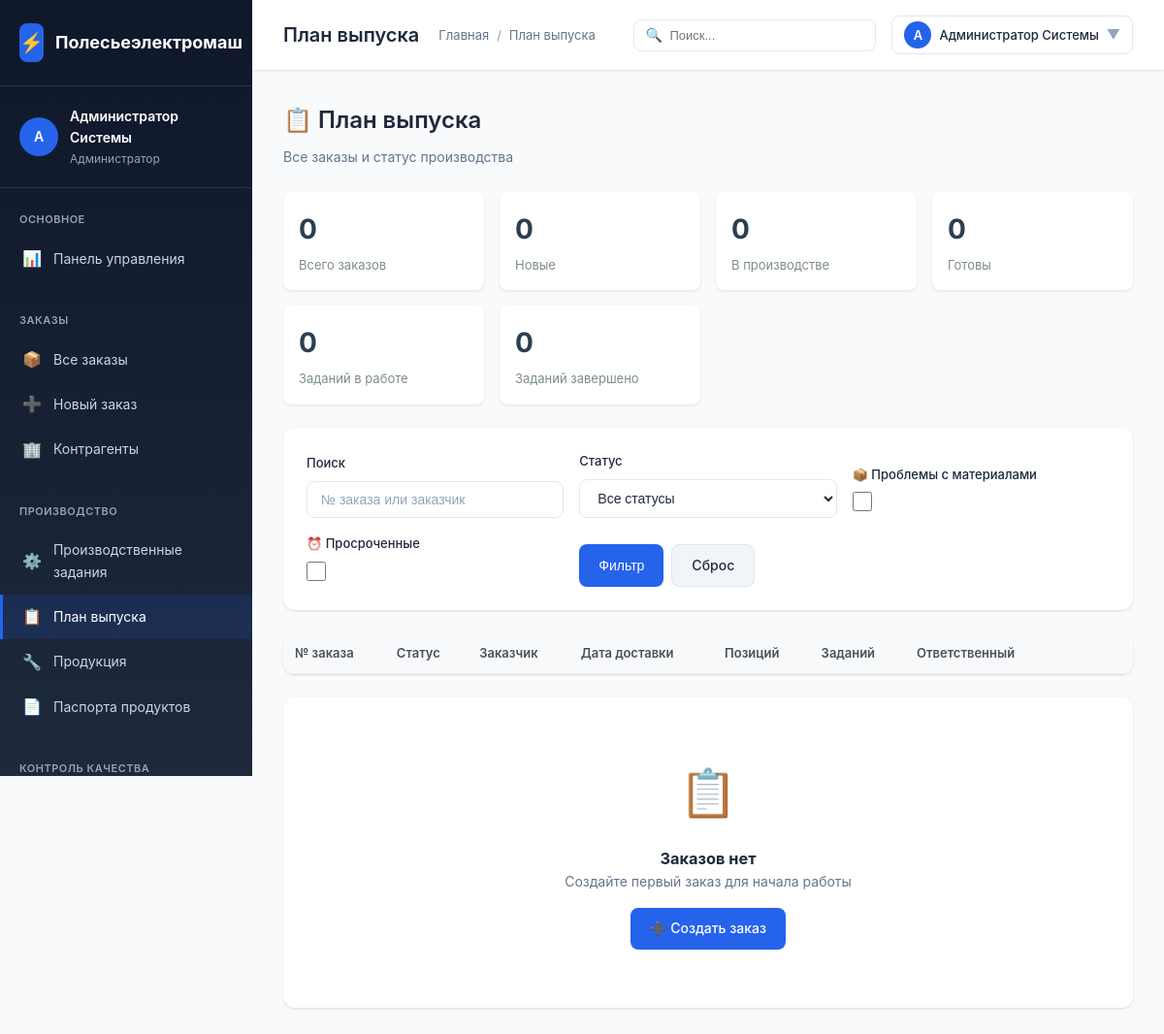
The app's page /polesie/modules/production/plan.php (signed in) with its own data.
### tables this page shows
CREATE TABLE `users` (
  `id` INT AUTO_INCREMENT PRIMARY KEY,
  `username` VARCHAR(50) NOT NULL UNIQUE,
  `password_hash` VARCHAR(255) NOT NULL,
  `full_name` VARCHAR(100) NOT NULL,
  `email` VARCHAR(100),
  `role_id` INT,
  `is_active` BOOLEAN DEFAULT TRUE,
  `created_at` TIMESTAMP DEFAULT CURRENT_TIMESTAMP,
  CONSTRAINT `fk_users_role` FOREIGN KEY (`role_id`) REFERENCES `user_roles`(`id`) ON DELETE SET NULL
);

CREATE TABLE `user_roles` (
  `id` INT AUTO_INCREMENT PRIMARY KEY,
  `name` VARCHAR(100) NOT NULL,
  `code` VARCHAR(50) NOT NULL UNIQUE,
  `description` TEXT,
  `permissions` JSON
);

### polesie/config/config.php (called while the page is built, shortened)
<?php
function getDbConnection() {
    static $pdo = null;
    if ($pdo === null) {
        try {
            $dsn = "mysql:host=" . DB_HOST . ";dbname=" . DB_NAME . ";charset=" . DB_CHARSET;
            $options = [
                PDO::ATTR_ERRMODE => PDO::ERRMODE_EXCEPTION,
                PDO::ATTR_DEFAULT_FETCH_MODE => PDO::FETCH_ASSOC,
                PDO::ATTR_EMULATE_PREPARES => false,
            ];
            $pdo = new PDO($dsn, DB_USER, DB_PASS, $options);
        } catch (PDOException $e) {
            die("Ошибка подключения к базе данных: " . $e->getMessage());
        }
    }
    return $pdo;
}
function e($string) {
    return htmlspecialchars($string ?? '', ENT_QUOTES, 'UTF-8');
}
function getCurrentUser() {
    static $user = null;
    if ($user === null) {
        $pdo = getDbConnection();
        $stmt = $pdo->prepare("
            SELECT u.*, r.code as role_code, r.name as role_name
            FROM users u
            JOIN user_roles r ON u.role_id = r.id
            WHERE u.id = ? AND u.is_active = TRUE
        ");
        $stmt->execute([$_SESSION['user_id']]);
        $user = $stmt->fetch();
    }
    return $user;
}
function asset($path) {
    $path = ltrim($path, '/');
    return APP_URL . '/' . $path;
}
function pageUrl($path) {
    $path = ltrim($path, '/');
    return APP_URL . '/' . $path;
}

### polesie/modules/production/plan.php (the view, shortened to what this page needs)
<?php
require_once __DIR__ . '/../../config/config.php';
$user = getCurrentUser();
$pdo = getDbConnection();
$pageTitle = 'План выпуска';
$search = $_GET['search'] ?? '';
$materialIssueFilter = isset($_GET['material_issues']) ? true : false;
$overdueFilter = isset($_GET['overdue']) ? true : false;
$whereConditions = [];
$params = [];
$whereClause = !empty($whereConditions) ? "WHERE " . implode(" AND ", $whereConditions) : "";
$ordersQuery = "
    SELECT o.*, c.name as contractor_name, u.full_name as responsible_name,
        CASE o.status
            WHEN 'new' THEN 'Новый'
            WHEN 'processing' THEN 'В работе'
            WHEN 'ready' THEN 'Готов'
            WHEN 'shipped' THEN 'Отгружен'
            WHEN 'cancelled' THEN 'Отменен'
            ELSE o.status
        END as status_name,
        CASE o.status
            WHEN 'new' THEN '#3498db'
            WHEN 'processing' THEN '#f39c12'
            WHEN 'ready' THEN '#27ae60'
            WHEN 'shipped' THEN '#9b59b6'
            WHEN 'cancelled' THEN '#e74c3c'
            ELSE '#95a5a6'
        END as status_color,
        DATEDIFF(o.delivery_date, CURDATE()) as days_until_delivery,
        (SELECT COUNT(*) FROM order_items WHERE order_id = o.id) as items_count,
        (SELECT COUNT(*) FROM production_tasks WHERE order_id = o.id) as tasks_count,
        (SELECT GROUP_CONCAT(DISTINCT pt.status SEPARATOR ',') FROM production_tasks pt WHERE pt.order_id = o.id) as tasks_statuses
    FROM orders o
    LEFT JOIN contractors c ON o.customer_id = c.id
    LEFT JOIN users u ON o.responsible_user_id = u.id
    $whereClause
    ORDER BY
        CASE WHEN o.delivery_date < CURDATE() THEN 0 ELSE 1 END,
        o.delivery_date ASC,
        o.created_at DESC
";
$stmt = $pdo->prepare($ordersQuery);
$stmt->execute($params);
$allOrders = $stmt->fetchAll();
$orders = [];
if (!$materialIssueFilter && !$overdueFilter) {
    $orders = $allOrders;
}
$stats = [
    'total_orders' => count($orders),
    'new_orders' => 0,
    'in_production' => 0,
    'ready' => 0,
    'total_tasks' => 0,
    'tasks_in_progress' => 0,
    'tasks_completed' => 0
];
?>
<!DOCTYPE html>
<html lang="ru">
<head>
    <link rel="stylesheet" href="<?= asset('assets/css/style.css') ?>">
</head>
<body>
    <div class="app-container">
        <?php require_once BASE_PATH . '/includes/sidebar.php'; ?>
        <div class="main-content">
            <?php require_once BASE_PATH . '/includes/topbar.php'; ?>
            <div class="content-area">
                <div class="plan-header">
                    <h2 style="font-size: 24px; font-weight: 600; margin-bottom: 8px;">📋 План выпуска</h2>
                    <p style="color: var(--text-secondary);">Все заказы и статус производства</p>
                </div>
                <div class="plan-stats">
                    <div class="stat-box">
                        <div class="stat-box-value"><?= $stats['total_orders'] ?></div>
                        <div class="stat-box-label">Всего заказов</div>
                    </div>
                    <div class="stat-box">
                        <div class="stat-box-value"><?= $stats['new_orders'] ?></div>
                        <div class="stat-box-label">Новые</div>
                    </div>
                    <div class="stat-box">
                        <div class="stat-box-value"><?= $stats['in_production'] ?></div>
                        <div class="stat-box-label">В производстве</div>
                    </div>
                    <div class="stat-box">
                        <div class="stat-box-value"><?= $stats['ready'] ?></div>
                        <div class="stat-box-label">Готовы</div>
                    </div>
                    <div class="stat-box">
                        <div class="stat-box-value"><?= $stats['tasks_in_progress'] ?></div>
                        <div class="stat-box-label">Заданий в работе</div>
                    </div>
                    <div class="stat-box">
                        <div class="stat-box-value"><?= $stats['tasks_completed'] ?></div>
                        <div class="stat-box-label">Заданий завершено</div>
                    </div>
                </div>
                <div class="card" style="margin-bottom: 24px;">
                    <div class="card-body">
                        <form method="GET" action="" style="display: grid; grid-template-columns: repeat(auto-fit, minmax(200px, 1fr)); gap: 16px; align-items: end;">
                            <div class="form-group" style="margin-bottom: 0;">
                                <label class="form-label">Поиск</label>
                                <input type="text" name="search" class="form-control" placeholder="№ заказа или заказчик" value="<?= e($search) ?>">
                            </div>
                            <div class="form-group" style="margin-bottom: 0;">
                                <label class="form-label">Статус</label>
                                <select name="status" class="form-control">
                                    <option value="">Все статусы</option>
                                </select>
                            </div>
                            <div class="form-group" style="margin-bottom: 0;">
                                <label class="form-label" title="Заказы с нехваткой материалов">📦 Проблемы с материалами</label>
                                <input type="checkbox" name="material_issues" value="1" <?= $materialIssueFilter ? 'checked' : '' ?> style="width: 20px; height: 20px;">
                            </div>
                            <div class="form-group" style="margin-bottom: 0;">
                                <label class="form-label" title="Просроченные заказы">⏰ Просроченные</label>
                                <input type="checkbox" name="overdue" value="1" <?= $overdueFilter ? 'checked' : '' ?> style="width: 20px; height: 20px;">
                            </div>
                            <div style="display: flex; gap: 8px;">
                                <button type="submit" class="btn btn-primary">Фильтр</button>
                                <a href="" class="btn btn-secondary">Сброс</a>
                            </div>
                        </form>
                    </div>
                </div>
                <div class="card" style="margin-bottom: 24px;">
                    <div class="card-body" style="padding: 0;">
                        <table class="items-table" style="margin: 0;">
                            <thead>
                                <tr>
                                    <th>№ заказа</th>
                                    <th>Статус</th>
                                    <th>Заказчик</th>
                                    <th>Дата доставки</th>
                                    <th>Позиций</th>
                                    <th>Заданий</th>
                                    <th>Ответственный</th>
                                    <th style="width: 80px;"></th>
                                </tr>
                            </thead>
                        </table>
                    </div>
                </div>
                <?php if (empty($orders)): ?>
                <div class="card">
                    <div class="card-body" style="text-align: center; padding: 60px 20px;">
                        <div style="font-size: 48px; margin-bottom: 16px;">📋</div>
                        <h3>Заказов нет</h3>
                        <p style="color: var(--text-secondary);">Создайте первый заказ для начала работы</p>
                        <a href="<?= pageUrl('modules/orders/create.php') ?>" class="btn btn-primary" style="margin-top: 16px;">
                            ➕ Создать заказ
                        </a>
                    </div>
                </div>
                <?php endif; ?>
            </div>
        </div>
    </div>
</body>
</html>

### polesie/includes/sidebar.php (shortened to what this page needs)
<div class="sidebar">
    <div class="sidebar-header">
        <div class="sidebar-logo">
            <div class="sidebar-logo-icon">⚡</div>
            <span>Полесьеэлектромаш</span>
        </div>
    </div>
    <div class="sidebar-user">
        <div class="sidebar-user-info">
            <div class="sidebar-user-avatar">
                <?= mb_substr($user['full_name'], 0, 1) ?>
            </div>
            <div class="sidebar-user-details">
                <div class="sidebar-user-name"><?= e($user['full_name']) ?></div>
                <div class="sidebar-user-role"><?= e($user['role_name']) ?></div>
            </div>
        </div>
    </div>
    <nav class="sidebar-nav">
        <div class="sidebar-nav-section">
            <div class="sidebar-nav-title">Основное</div>
            <?php
            $currentPath = $_SERVER['PHP_SELF'];
            if (preg_match('#/polesie/(.*)$#i', $currentPath, $matches)) {
                $relativePath = $matches[1];
            } else {
                $relativePath = ltrim($currentPath, '/');
            }
            ?>
            <a href="<?= pageUrl('index.php') ?>" class="sidebar-nav-item <?= $relativePath === 'index.php' ? 'active' : '' ?>">
                <span class="sidebar-nav-icon">📊</span>
                <span>Панель управления</span>
            </a>
        </div>
        <div class="sidebar-nav-section">
            <div class="sidebar-nav-title">Заказы</div>
            <a href="<?= pageUrl('modules/orders/list.php') ?>" class="sidebar-nav-item <?= $relativePath === 'modules/orders/list.php' ? 'active' : '' ?>">
                <span class="sidebar-nav-icon">📦</span>
                <span>Все заказы</span>
            </a>
            <a href="<?= pageUrl('modules/orders/create.php') ?>" class="sidebar-nav-item <?= $relativePath === 'modules/orders/create.php' ? 'active' : '' ?>">
                <span class="sidebar-nav-icon">➕</span>
                <span>Новый заказ</span>
            </a>
            <a href="<?= pageUrl('modules/contractors/list.php') ?>" class="sidebar-nav-item <?= $relativePath === 'modules/contractors/list.php' ? 'active' : '' ?>">
                <span class="sidebar-nav-icon">🏢</span>
                <span>Контрагенты</span>
            </a>
        </div>
        <div class="sidebar-nav-section">
            <div class="sidebar-nav-title">Производство</div>
            <a href="<?= pageUrl('modules/production/list.php') ?>" class="sidebar-nav-item <?= $relativePath === 'modules/production/list.php' ? 'active' : '' ?>">
                <span class="sidebar-nav-icon">⚙️</span>
                <span>Производственные задания</span>
            </a>
            <a href="<?= pageUrl('modules/production/plan.php') ?>" class="sidebar-nav-item <?= $relativePath === 'modules/production/plan.php' ? 'active' : '' ?>">
                <span class="sidebar-nav-icon">📋</span>
                <span>План выпуска</span>
            </a>
            <a href="<?= pageUrl('modules/products/list.php') ?>" class="sidebar-nav-item <?= $relativePath === 'modules/products/list.php' ? 'active' : '' ?>">
                <span class="sidebar-nav-icon">🔧</span>
                <span>Продукция</span>
            </a>
            <a href="<?= pageUrl('modules/products/passports.php') ?>" class="sidebar-nav-item <?= $relativePath === 'modules/products/passports.php' ? 'active' : '' ?>">
                <span class="sidebar-nav-icon">📄</span>
                <span>Паспорта продуктов</span>
            </a>
        </div>
        <div class="sidebar-nav-section">
            <div class="sidebar-nav-title">Контроль качества</div>
        </div>
    </nav>
</div>

### polesie/includes/topbar.php (shortened to what this page needs)
<div class="topbar">
    <div class="topbar-left">
        <h1 class="topbar-title"><?= e($pageTitle) ?></h1>
        <div class="topbar-breadcrumb">
            <a href="<?= pageUrl('index.php') ?>">Главная</a>
            <span class="topbar-breadcrumb-separator">/</span>
            <span><?= e($pageTitle) ?></span>
        </div>
    </div>
    <div class="topbar-right">
        <div style="position: relative;">
            <input
                type="text"
                placeholder="Поиск..."
                style="padding: 8px 14px 8px 36px; border: 1px solid var(--border-color); border-radius: var(--border-radius); width: 250px; font-size: 13px;"
            >
            <span style="position: absolute; left: 12px; top: 50%; transform: translateY(-50%); color: var(--text-muted);">🔍</span>
        </div>
        <div style="position: relative;">
            <div class="topbar-action" onclick="toggleProfileMenu()" style="width: auto; padding: 8px 12px; gap: 8px;">
                <div style="width: 28px; height: 28px; background: var(--primary-color); border-radius: 50%; display: flex; align-items: center; justify-content: center; color: white; font-size: 13px; font-weight: 600;">
                    <?= mb_substr($user['full_name'], 0, 1) ?>
                </div>
                <span style="font-size: 13px; font-weight: 500;"><?= e($user['full_name']) ?></span>
                <span style="color: var(--text-muted);">▼</span>
            </div>
        </div>
    </div>
</div>

### polesie/modules/production/plan.php (style rules this page uses)
.plan-header { margin-bottom: 24px; }
.plan-stats { display: grid; grid-template-columns: repeat(auto-fit, minmax(180px, 1fr)); gap: 16px; margin-bottom: 24px; }
.stat-box { background: #fff; border-radius: 8px; padding: 16px; box-shadow: 0 1px 3px rgba(0,0,0,0.1); }
.stat-box-value { font-size: 28px; font-weight: 700; color: #2c3e50; }
.stat-box-label { font-size: 13px; color: #7f8c8d; margin-top: 4px; }
.items-table { width: 100%; border-collapse: collapse; margin-bottom: 20px; }
.items-table th, .items-table td { padding: 10px 12px; text-align: left; border-bottom: 1px solid #e9ecef; }
.items-table th { background: #f8f9fa; font-weight: 600; font-size: 13px; color: #495057; }

### records on screen
users: full_name "А", full_name "Администратор Системы", role.name "Администратор"

### other values on screen
$pageTitle "План выпуска"
$stats['total_orders'] "0"
$stats['new_orders'] "0"
$stats['in_production'] "0"
$stats['ready'] "0"
$stats['tasks_in_progress'] "0"
$stats['tasks_completed'] "0"
